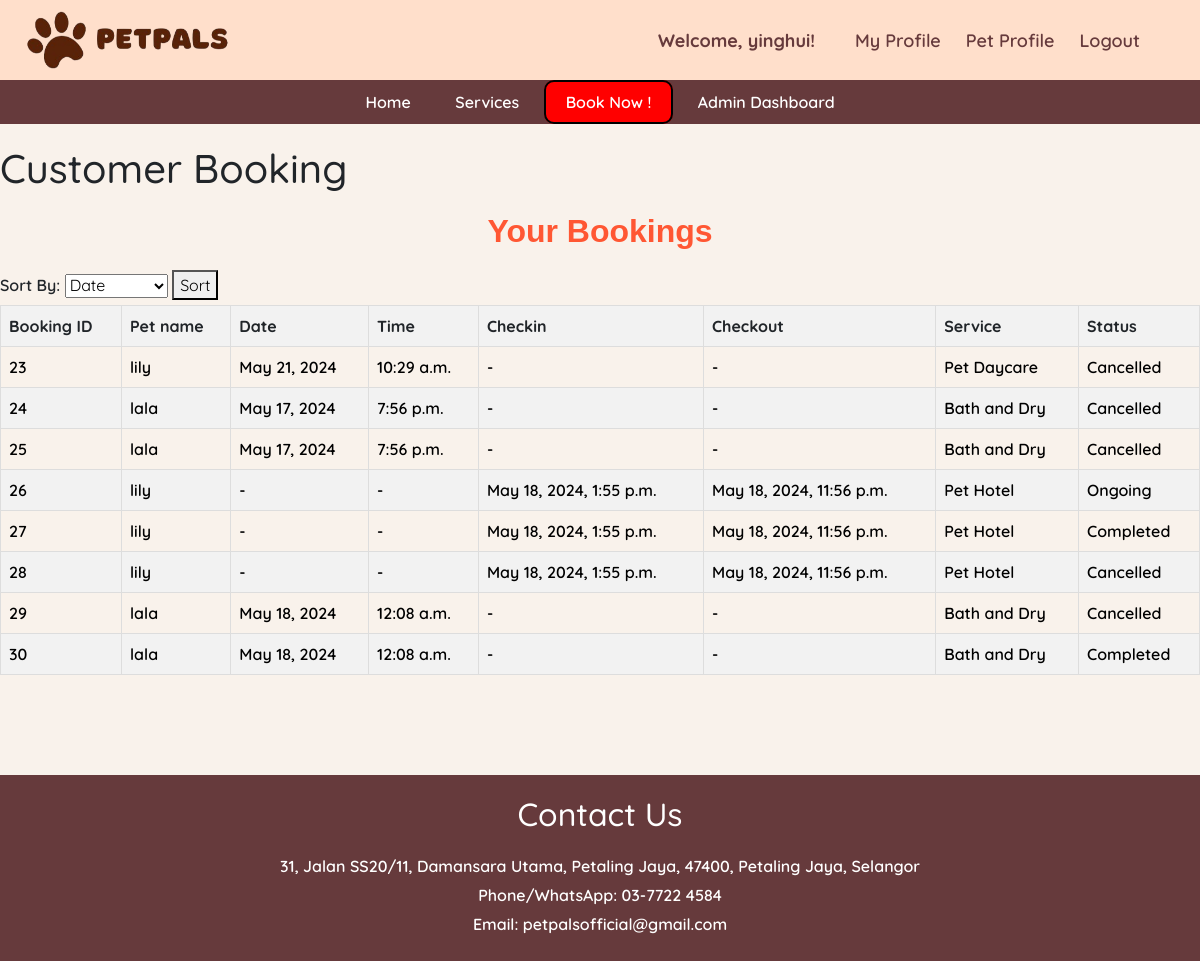
Page /customer_booking/ (signed in) on the earlier database version.
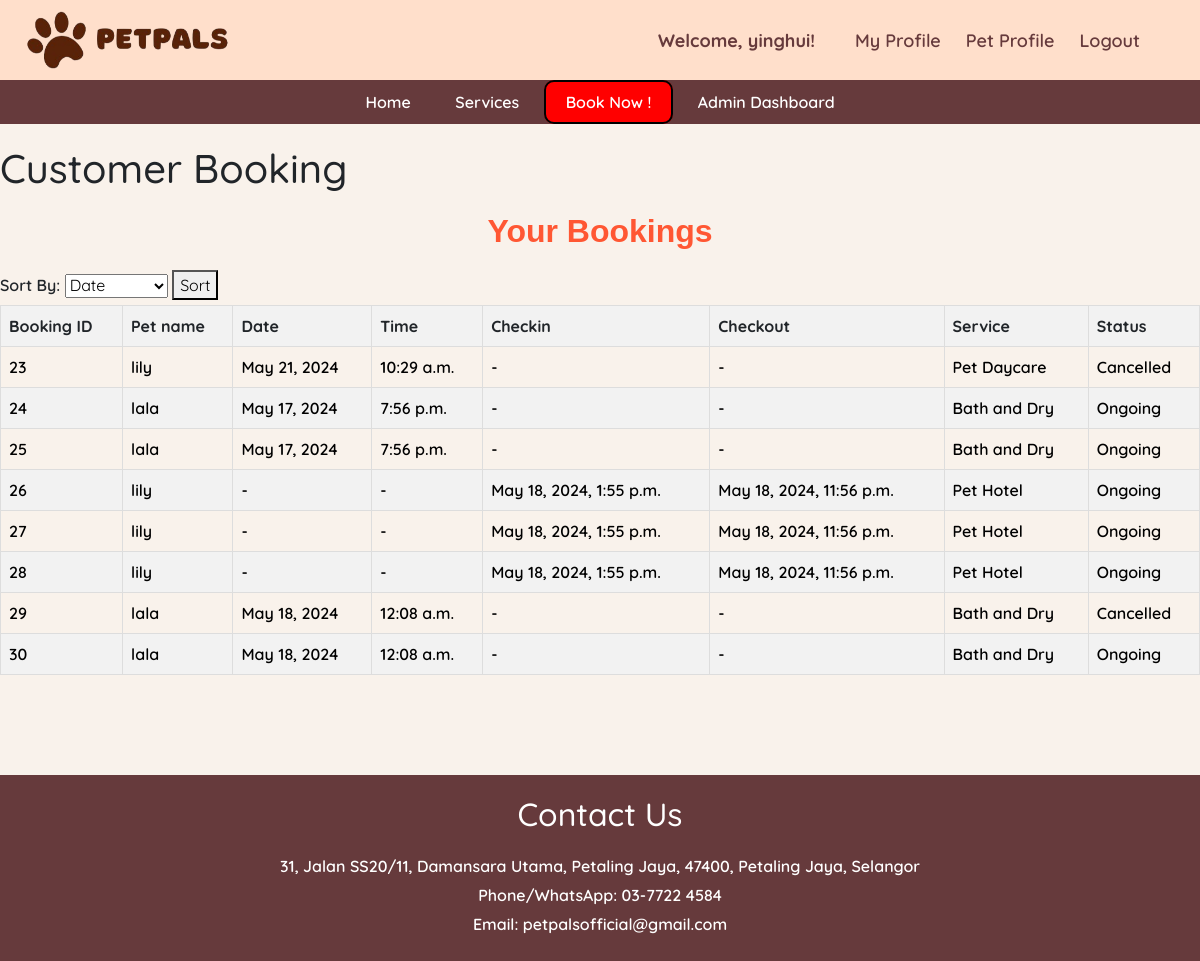
Same page on the later database version.
### main/models.py (models this page shows, shortened)
class Booking(models.Model):
    owner = models.ForeignKey(Owner, null=True, on_delete=models.CASCADE)
    pet = models.ManyToManyField(Pet)
    date = models.DateField(blank=True, null=True)
    time = models.TimeField(blank=True, null=True)
    SERVICE_CHOICES = [
        ('Hair Grooming', 'Hair Grooming'),
        ('Bath and Dry', 'Bath and Dry'),
        ('Pet Hotel', 'Pet Hotel'),
        ('Pet Daycare', 'Pet Daycare'),
    ]
    service = models.CharField(max_length=50, choices=SERVICE_CHOICES)
    STATUS_CHOICES = [
        ('Ongoing', 'Ongoing'),
        ('Completed', 'Completed'),
        ('Cancelled', 'Cancelled'),
    ]
    status = models.CharField(max_length=20, choices=STATUS_CHOICES, default='Ongoing')
    checkin = models.DateTimeField(null=True, blank=True)
    checkout = models.DateTimeField(null=True, blank=True)

class Pet(models.Model):
    name = models.CharField(max_length=20)
    owner = models.ForeignKey(Owner, null=True, on_delete=models.CASCADE)
    age = models.PositiveBigIntegerField()
    species = models.CharField(max_length=50)
    breed = models.CharField(max_length=50)
    profile_pic = models.ImageField(default="profile.jpg", null=True, blank=True)

### main/views.py (the view)
# urls.py: path('customer_booking/', views.customer_booking, name='customer_booking'),
@login_required
def customer_booking(request):
    owner = request.user.owner
    bookings = Booking.objects.filter(owner=owner, )
    context = {
        'bookings': bookings,
    }
    return render(request, 'customer_booking.html', context)

### main/templates/customer_booking.html (shortened to what this page needs)
{% extends 'base.html' %}
{% block content %}
<!DOCTYPE html>
<html lang="en">
<head>
</head>
<body>
    <h1 class="ti">Customer Booking</h1>
    <div style="margin-top: 20px; margin-bottom: 20px;">
    <h2 class="dash">Your Bookings</h2>
    <form method="GET" action="" class="sorting-form">
        <label for="sort_by">Sort By:</label>
        <select name="sort_by" id="sort_by" class="sort-select">
            <option value="date">Date</option>
        </select>
        <button type="submit" class="sort-button">Sort</button>
    </form>
    <table>
        <thead>
            <tr>
                <th>Booking ID</th>
                <th>Pet name</th>
                <th>Date</th>
                <th>Time</th>
                <th>Checkin</th>
                <th>Checkout</th>
                <th>Service</th>
                <th>Status</th>
            </tr>
        </thead>
        <tbody>
            {% for booking in bookings %}
            <tr>
                <td>{{ booking.id }}</td>
                <td>
                    {% for pet in booking.pet.all %}
                        {{ pet.name }}{% if not forloop.last %}, {% endif %}
                    {% endfor %}
                </td>
                <td>{{ booking.date|default:"-" }}</td>
                <td>{{ booking.time|default:"-" }}</td>
                <td>{{ booking.checkin|default:"-" }}</td>
                <td>{{ booking.checkout|default:"-" }}</td>
                <td>{{ booking.service }}</td>
                <td>{{ booking.status }}</td>
            </tr>
            {% endfor %}
        </tbody>
    </table>
    </div>
</body>
</html>
{% endblock %}

### main/templates/base.html (shortened to what this page needs)
{% load static %}
<!DOCTYPE html>
<html>
<head>
</head>
<body>
<link rel="stylesheet" href="https://cdn.jsdelivr.net/npm/bootstrap@4.0.0/dist/css/bootstrap.min.css">
</head>
<body>
    {% include 'navbar.html' %}
    {% block content %}
    {% endblock %}
    <footer>
        <div class="footer-content">
            <h2 class="contact">Contact Us</h2>
            <p>	31, Jalan SS20/11, Damansara Utama, Petaling Jaya, 47400,
                Petaling Jaya, Selangor</p>
            <p>Phone/WhatsApp: 03-7722 4584</p>
            <p>Email: petpalsofficial@gmail.com</p>
        </div>
    </footer>
</body>
</html>

### main/templates/navbar.html (shortened to what this page needs)
{% load static %}
    <header>
        <img src="{% static 'image/PetPals.png' %}" alt="Pawlogo" width="auto" height="80">
        <div class="profile-bar">
            <div class="profile-info">
                {% if request.user.is_authenticated %}
                    <span>Welcome, {{ request.user }}!</span>
                {% else %}
                    <span>Welcome, Guest!</span>
                {% endif %}
            </div>
                <div class="profile-actions">
                    {% if user.is_authenticated %}
                        <a href="{% url 'profile' %}">My Profile</a>
                        <a href="{% url 'petprofile' %}">Pet Profile</a>
                        <a href="{% url 'logout' %}">Logout</a>
                    {% else %}
                        <a href="{% url 'login' %}">Sign In</a>
                        <a href="{% url 'register' %}">Sign Up</a>
                    {% endif %}
                </div>
        </div>
    </header>
    <nav class="navigation">
        <a href="{% url 'home' %}">Home</a>
        <a href="#services">Services</a>
        <a href="{% url 'bookingpage' %}" class="book">Book Now !</a>
        {% if request.user.is_staff %}
        <a href="{% url 'admin_dashboard' %}" >Admin Dashboard </a>
        {% endif %}
    </nav>

### main/templates/base.html (style rules this page uses)
body { font-family: "Quicksand", sans-serif; font-optical-sizing: auto; font-weight: 600; font-style: normal; margin: 0; padding: 0; background-color: #F9F2EB; }
h2 { color: white; font-size: xx-large; }
footer { background-color: rgb(102, 58, 60); color: white; padding: 20px 0; text-align: center; margin-top: 100px; }
.footer-content { max-width: 960px; margin: 0 auto; }
.footer-content p { margin: 5px 0; }
.contact { color: #fff; }
h2 { text-align: center; color: #8B4513; margin-bottom: 20px; }
.ope th, td { padding: 12px; text-align: left; border: none; font-size: 16px; color: #000; }
.contact { color:#FFF }
.ti { margin-top: 20px; }

### main/templates/navbar.html (style rules this page uses)
header { background-color: rgb(255, 223, 203); padding: 0px; text-align: center; color: rgb(102, 58, 60); display: flex; justify-content: space-between; align-items: center; }
.navigation { background-color:rgb(102,58,60); padding: 10px 0; text-align: center; }
.navigation a { color: white; text-decoration: none; padding: 10px 20px; }
.profile-bar { display: flex; align-items: center; margin-right: 5%; font-size: large; }
.profile-info { margin-right: 20px; }
.profile-info span { font-weight: bold; }
.profile-actions a { color: rgb(102,58,60); text-decoration: none; margin-left: 20px; }
.book { border-radius: 10px; border: 2px solid black; background-color: red; color:white; }

### main/templates/customer_booking.html (style rules this page uses)
.dash { color: #FF5733; font-family: Arial, sans-serif; font-weight: bold; }
table { width: 100%; border-collapse: collapse; border: 1px solid #ddd; }
th, td { border: 1px solid #ddd; padding: 8px; text-align: left; }
th { background-color: #f2f2f2; font-weight: bold; }
tr:nth-child(even) { background-color: #f2f2f2; }

Differences in the rows shown:
changed Booking id 24: status "Cancelled" → "Ongoing"
changed Booking id 25: status "Cancelled" → "Ongoing"
changed Booking id 27: status "Completed" → "Ongoing"
changed Booking id 28: status "Cancelled" → "Ongoing"
changed Booking id 30: status "Completed" → "Ongoing"
